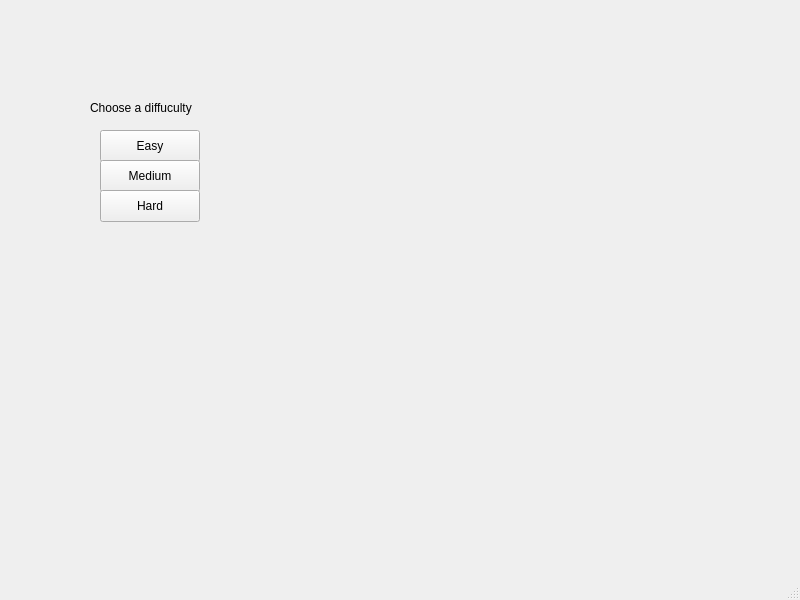
<?xml version="1.0" encoding="UTF-8"?>
<ui version="4.0">
 <class>MainWindow</class>
 <widget class="QMainWindow" name="MainWindow">
  <property name="geometry">
   <rect>
    <x>0</x>
    <y>0</y>
    <width>800</width>
    <height>600</height>
   </rect>
  </property>
  <property name="windowTitle">
   <string>MainWindow</string>
  </property>
  <widget class="QWidget" name="centralwidget">
   <widget class="QPushButton" name="EasyButton">
    <property name="geometry">
     <rect>
      <x>100</x>
      <y>130</y>
      <width>100</width>
      <height>32</height>
     </rect>
    </property>
    <property name="text">
     <string>Easy</string>
    </property>
   </widget>
   <widget class="QPushButton" name="MediumButton">
    <property name="geometry">
     <rect>
      <x>100</x>
      <y>160</y>
      <width>100</width>
      <height>32</height>
     </rect>
    </property>
    <property name="text">
     <string>Medium</string>
    </property>
   </widget>
   <widget class="QPushButton" name="HardButton">
    <property name="geometry">
     <rect>
      <x>100</x>
      <y>190</y>
      <width>100</width>
      <height>32</height>
     </rect>
    </property>
    <property name="text">
     <string>Hard</string>
    </property>
   </widget>
   <widget class="QLabel" name="label">
    <property name="geometry">
     <rect>
      <x>90</x>
      <y>100</y>
      <width>271</width>
      <height>16</height>
     </rect>
    </property>
    <property name="text">
     <string>Choose a diffuculty</string>
    </property>
   </widget>
  </widget>
  <widget class="QMenuBar" name="menubar">
   <property name="geometry">
    <rect>
     <x>0</x>
     <y>0</y>
     <width>800</width>
     <height>24</height>
    </rect>
   </property>
  </widget>
  <widget class="QStatusBar" name="statusbar"/>
 </widget>
 <resources/>
 <connections/>
</ui>
